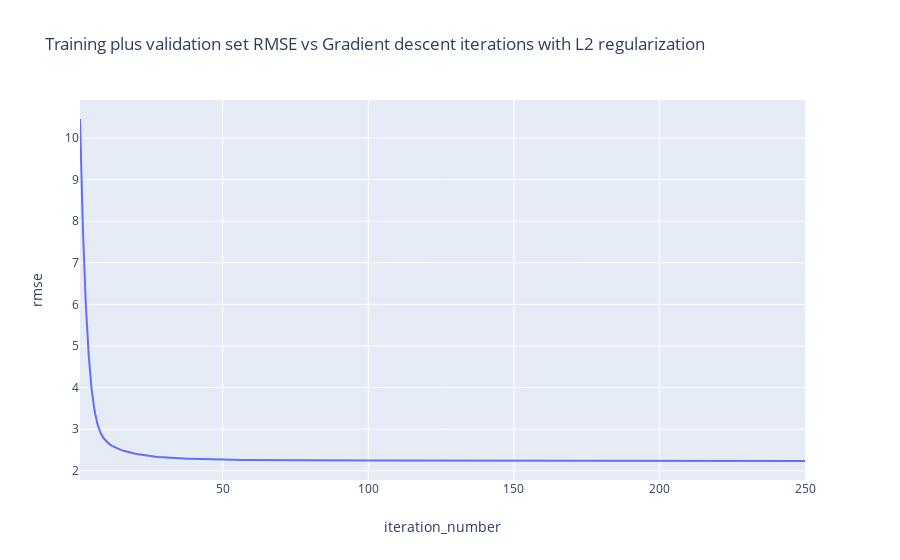
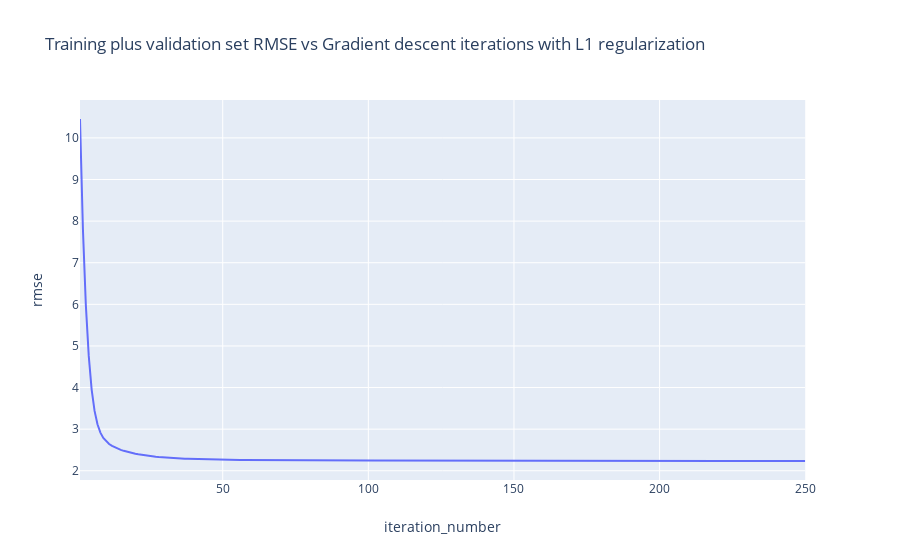

Write notebook code for charts like these, in order.
### Code cell
fig = px.line(training_rmse_l2, x='iteration_number', y='rmse', hover_name='rmse', 
              hover_data=['rmse', 'iteration_number'],
              title='Training plus validation set RMSE vs Gradient descent iterations with L2 regularization')

fig.show()

fig = px.line(training_rmse_l1, x='iteration_number', y='rmse', hover_name='rmse', 
              hover_data=['rmse', 'iteration_number'],
              title='Training plus validation set RMSE vs Gradient descent iterations with L1 regularization')
fig.show()

### Figure 1 — Plotly figure (JSON) as saved in the notebook; plotly's stock layout.template omitted (floating-point values rounded to 4 significant figures; data arrays with more than 128 entries replaced by an {"elided": "..."} marker saying what was removed)
{"data": [{"customdata": {"elided": "250x2 float values"}, "hoverlabel": {"namelength": 0}, "hovertemplate": "<b>%{hovertext}</b><br><br>iteration_number=%{customdata[1]}<br>rmse=%{customdata[0]}", "hovertext": {"elided": "250 float values"}, "legendgroup": "", "line": {"color": "#636efa", "dash": "solid"}, "mode": "lines", "name": "", "showlegend": false, "type": "scatter", "x": {"elided": "250 int values"}, "xaxis": "x", "y": {"elided": "250 float values"}, "yaxis": "y"}], "layout": {"autosize": true, "legend": {"tracegroupgap": 0}, "title": {"text": "Training plus validation set RMSE vs Gradient descent iterations with L2 regularization"}, "xaxis": {"anchor": "y", "autorange": true, "domain": [0, 0.98], "range": [1, 250], "title": {"text": "iteration_number"}, "type": "linear"}, "yaxis": {"anchor": "x", "autorange": true, "domain": [0, 1], "range": [1.779, 10.91], "title": {"text": "rmse"}, "type": "linear"}}}

### Figure 2 — Plotly figure (JSON) as saved in the notebook; plotly's stock layout.template omitted (floating-point values rounded to 4 significant figures; data arrays with more than 128 entries replaced by an {"elided": "..."} marker saying what was removed)
{"data": [{"customdata": {"elided": "250x2 float values"}, "hoverlabel": {"namelength": 0}, "hovertemplate": "<b>%{hovertext}</b><br><br>iteration_number=%{customdata[1]}<br>rmse=%{customdata[0]}", "hovertext": {"elided": "250 float values"}, "legendgroup": "", "line": {"color": "#636efa", "dash": "solid"}, "mode": "lines", "name": "", "showlegend": false, "type": "scatter", "x": {"elided": "250 int values"}, "xaxis": "x", "y": {"elided": "250 float values"}, "yaxis": "y"}], "layout": {"autosize": true, "legend": {"tracegroupgap": 0}, "title": {"text": "Training plus validation set RMSE vs Gradient descent iterations with L1 regularization"}, "xaxis": {"anchor": "y", "autorange": true, "domain": [0, 0.98], "range": [1, 250], "title": {"text": "iteration_number"}, "type": "linear"}, "yaxis": {"anchor": "x", "autorange": true, "domain": [0, 1], "range": [1.778, 10.91], "title": {"text": "rmse"}, "type": "linear"}}}
